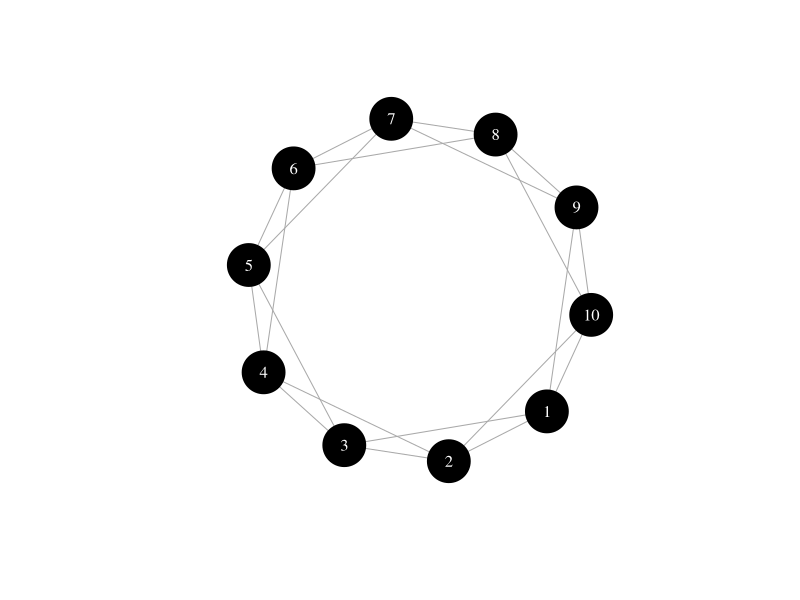
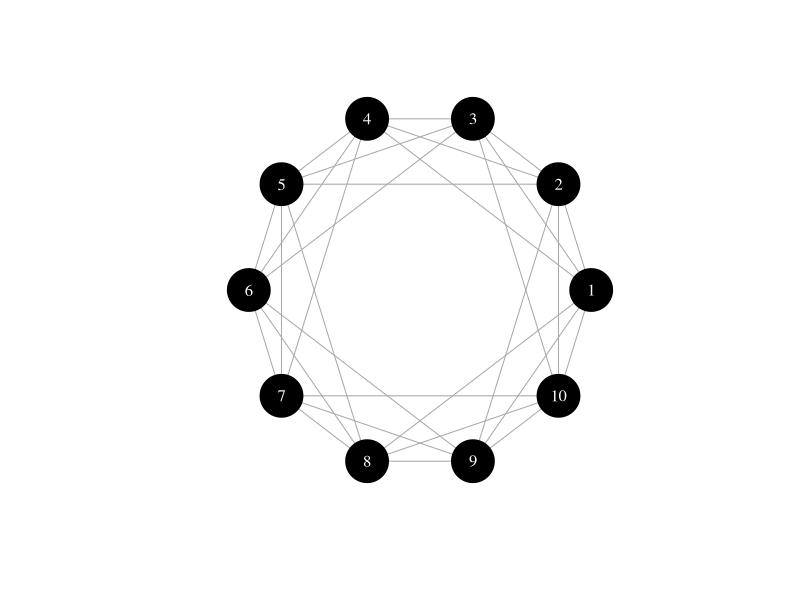
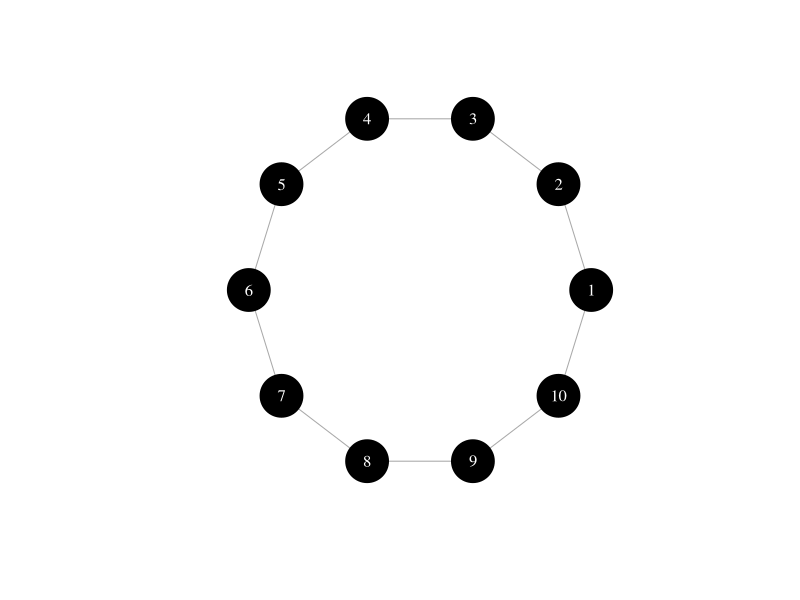
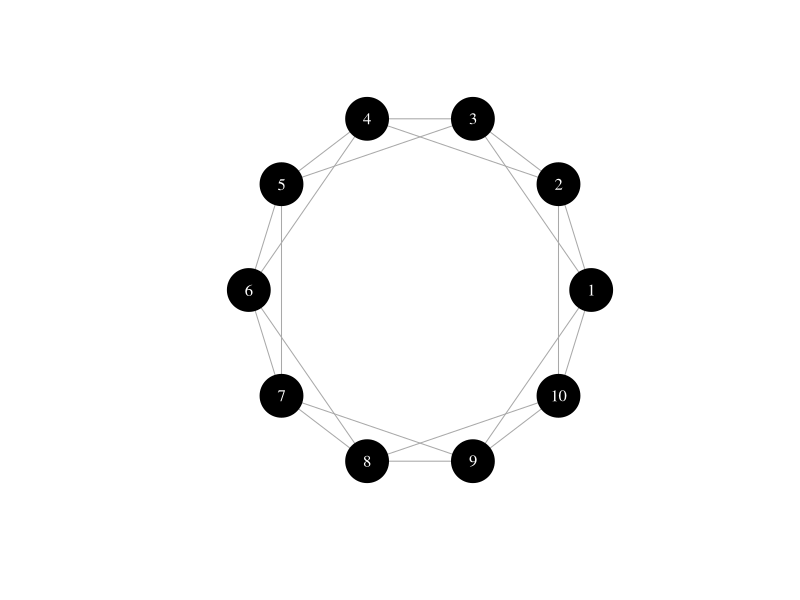
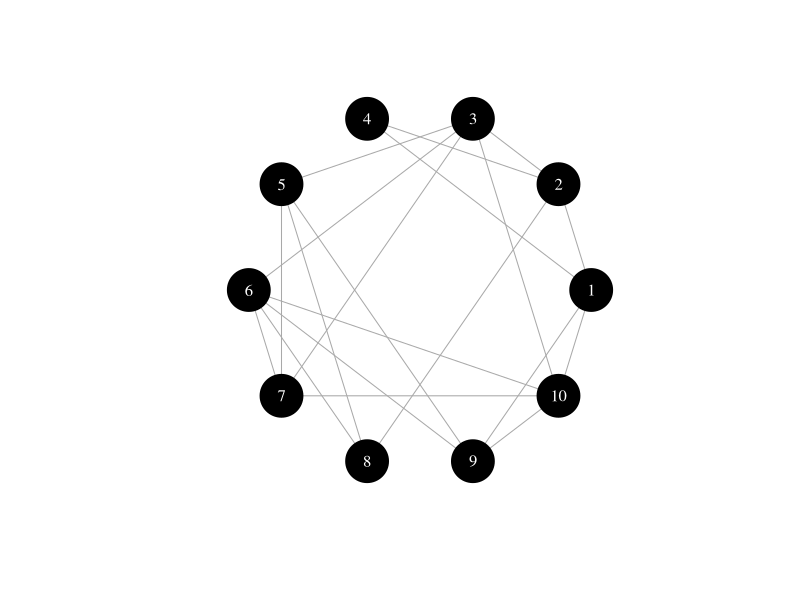
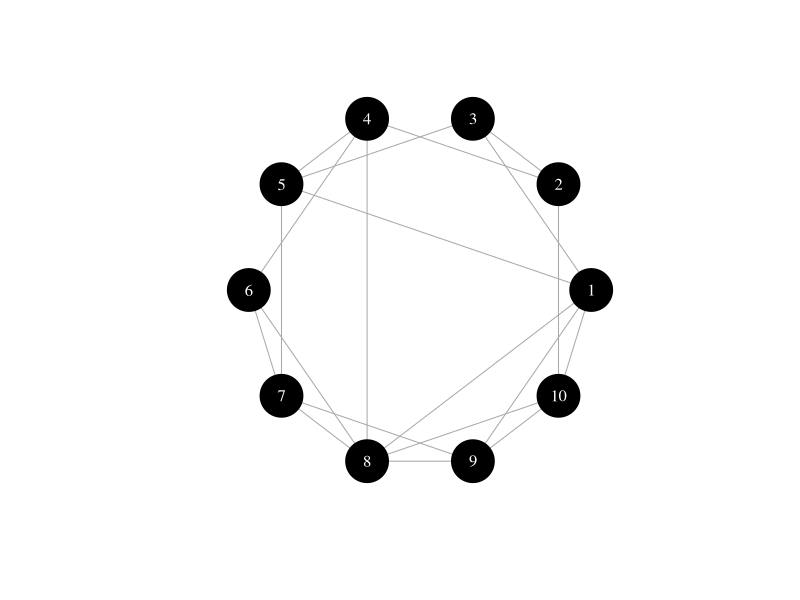
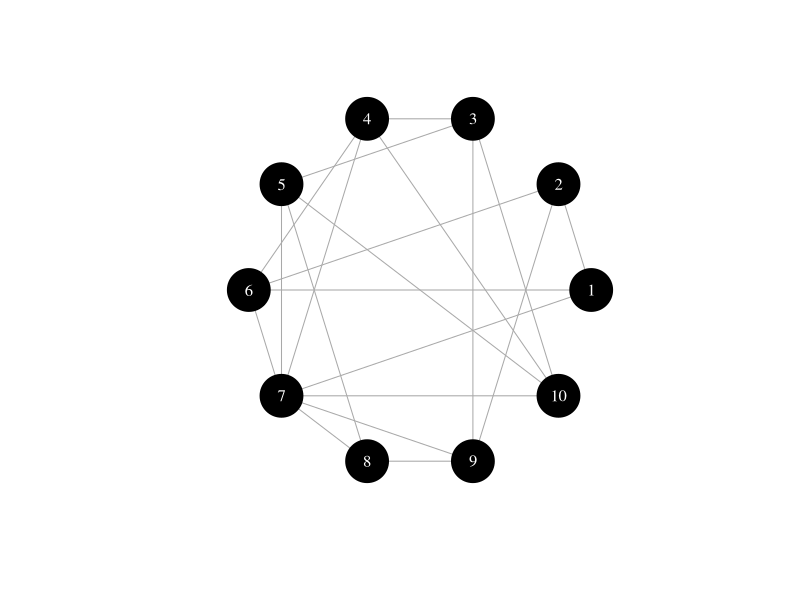

Reproduce these figures in R, in order.
## ---- chunk 1
knitr::opts_chunk$set(echo = FALSE)
library(igraph)
library(dplyr)
set.seed(420)
## ---- chunk 2
make_lattice(c(10, 1), nei = 2, circular = TRUE) %>% 
  plot(vertex.size = 25, vertex.color = "black", vertex.label.color = "white")
## ---- chunk 3
make_lattice(c(10, 1), nei = 3, circular = TRUE) %>% 
  plot(vertex.size = 25, vertex.color = "black", vertex.label.color = "white", layout = layout_in_circle(.))
## ---- chunk 4
make_lattice(c(10, 1), nei = 1, circular = TRUE) %>% 
plot(vertex.size = 25, vertex.color = "black", vertex.label.color = "white", layout = layout_in_circle(.))
## ---- chunk 5
make_lattice(c(10, 1), nei = 2, circular = TRUE) %>% 
  plot(vertex.size = 25, vertex.color = "black", vertex.label.color = "white", layout = layout_in_circle(.))
## ---- chunk 6
sample_smallworld(1, 10, 2, 0.3, loops = FALSE, multiple = FALSE) %>% 
  plot(vertex.size = 25, vertex.color = "black", vertex.label.color = "white", layout = layout_in_circle(.))
## ---- chunk 7
sample_smallworld(1, 10, 2, 0.1, loops = FALSE, multiple = FALSE) %>% 
  plot(vertex.size = 25, vertex.color = "black", vertex.label.color = "white", layout = layout_in_circle(.))
## ---- chunk 8
sample_smallworld(1, 10, 2, 0.9, loops = FALSE, multiple = FALSE) %>% 
  plot(vertex.size = 25, vertex.color = "black", vertex.label.color = "white", layout = layout_in_circle(.))
